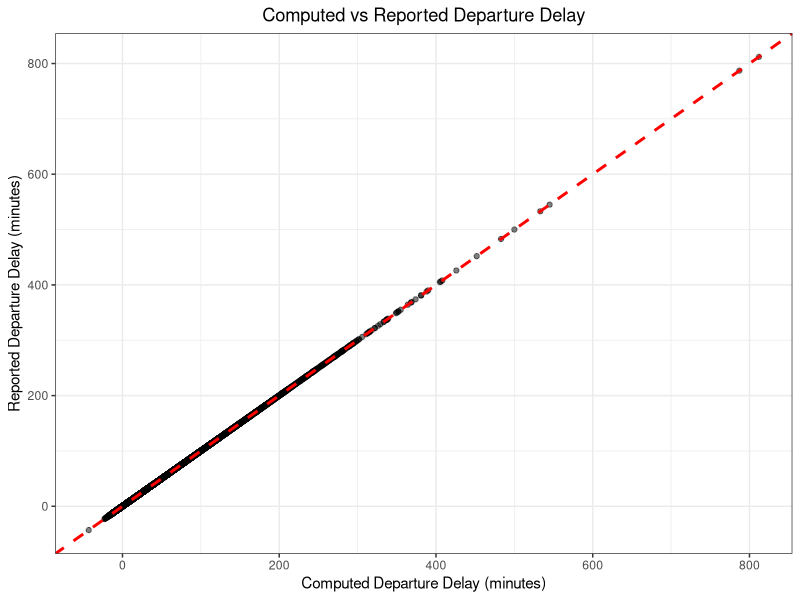
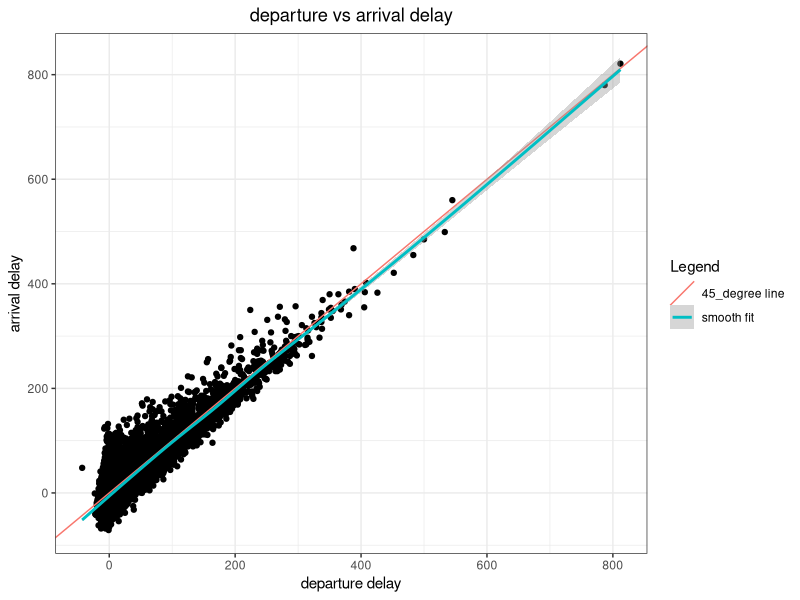
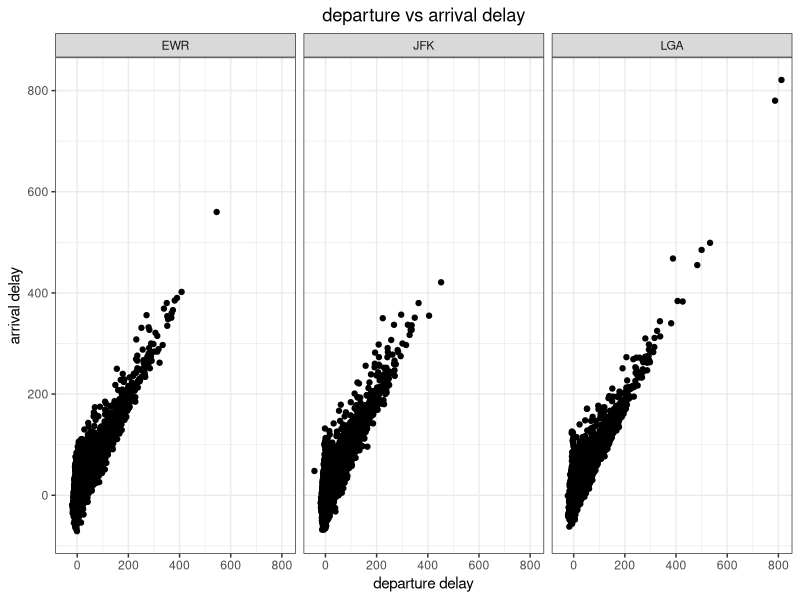
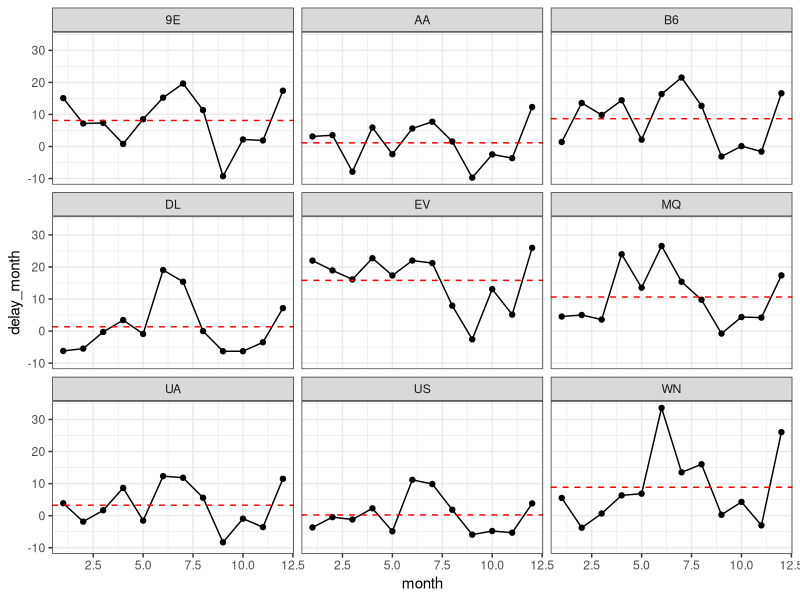

Here is the R script that generated these plots, in order:
## ---- chunk 1
options(scipen = 0, digits = 3) # controls number of significant digits printed
ggplot2::theme_set(ggplot2::theme_bw()) # set ggplot theme
options(warn=-1) # optional, to suppress warnings; comment out if you want to see warnings
## ---- chunk 2
vec1 = rev(seq(0, 200, 13)) # descend the sequence with step as 13
vec1
## ---- chunk 3
# repeat 1 to 25 times given 25 odd numbers between 101 to 149
vec2 = rep(seq(101,149,2), times= seq(1,25))  
vec2
## ---- chunk 4
library(tidyverse)
flight_raw = read_csv("NYCflights13sub.csv")
dim(flight_raw) # It has 33672 rows and 19 columns
flight_raw

# Select numeric/categorical columns
num_col_flight = select(flight_raw, where(is.numeric))
numeric_cols = names(num_col_flight)
cat_cols = setdiff(names(flight_raw), numeric_cols)
print(numeric_cols) # These are numeric columns
print(cat_cols) # These are categorical columns
## ---- chunk 5
# Use drop_na, see documentation: https://tidyr.tidyverse.org/reference/drop_na.html
flights_clean = flight_raw |> drop_na(dep_delay, arr_delay, air_time)
print(flights_clean)

# Calculate number of rows removed
num_row_removed = nrow(flight_raw) - nrow(flights_clean)
print(num_row_removed)
## ---- chunk 6
# use summarize with n() for carrier counts
carrier_counts = flights_clean |> 
  summarize(carrier_counts = n(), .by = carrier) |> 
  arrange(desc(carrier_counts))

print(carrier_counts)

# get main carriers with at least 1000 flights 
main_carriers = carrier_counts |> filter(carrier_counts >= 1000) |> 
                         select(carrier)
print(main_carriers$carrier)
## ---- chunk 7
# Further filter flights_clean for main carrier
num_row_pre_filter = nrow(flights_clean)
flights_clean = flights_clean |> filter(carrier %in% main_carriers$carrier)
num_row_post_filter = nrow(flights_clean)
print(flights_clean)
print(num_row_pre_filter - num_row_post_filter)
## ---- chunk 8
# Check min/max value for dep_time 
min_max_dep_time = flights_clean |> 
  summarize(min_sch_dep = min(sched_dep_time),
            max_sch_dep = max(sched_dep_time),
            min_dep = min(dep_time),
            max_dep = max(dep_time)
  )
print(min_max_dep_time)
## ---- chunk 9
# Get dep_time and sched_dep_time hours and mins
flights_clean = flights_clean |> 
  mutate(
    dep_time_hr = dep_time %/% 100,
    dep_time_min = dep_time %% 100,
    sched_dep_time_hr = sched_dep_time %/% 100,
    sched_dep_time_min = sched_dep_time %% 100
  )


# get dep_delay_computed 
flights_clean = flights_clean |> 
  mutate(
    dep_delay_computed = (dep_time_hr - sched_dep_time_hr) * 60 + 
      dep_time_min - sched_dep_time_min,
    # assume the actual depart cannot be 10 hours before scheduled depart, we add
    # extra day (1440 min) for day difference
    dep_delay_computed = if_else(
      dep_delay_computed < -600, dep_delay_computed + 1440, dep_delay_computed
      )
  )

# get the ggplot 
ggplot(data=flights_clean) + 
  geom_point(mapping = aes(x=dep_delay_computed, y=dep_delay), alpha=0.5) +
  geom_abline(slope = 1, intercept = 0,
              color = "red", linetype = "dashed", linewidth = 1) +
  labs(
    title = "Computed vs Reported Departure Delay",
    x = "Computed Departure Delay (minutes)",
    y = "Reported Departure Delay (minutes)"
  ) + 
  theme(plot.title = element_text(hjust = 0.5))
## ---- chunk 10
ggplot(data=flights_clean, 
       mapping = aes(x=dep_delay, y=arr_delay)) +
  geom_point() + 
  geom_abline(aes(slope = 1, intercept = 0, color="45_degree line")) +
  geom_smooth(aes(color = "smooth fit"))+
  labs(title = "departure vs arrival delay",
       x = "departure delay",
       y = "arrival delay",
       color = "Legend" ) +
  theme(plot.title = element_text(hjust = 0.5))
## ---- chunk 11
ggplot(data=flights_clean, 
       mapping = aes(x=dep_delay, y=arr_delay)) +
  geom_point() + 
  labs(title = "departure vs arrival delay",
       x = "departure delay",
       y = "arrival delay") +
  theme(plot.title = element_text(hjust = 0.5)) + 
  facet_wrap(~origin)
## ---- chunk 12
# Check mean arrival delay time in a month per carrier
delay_aggregate = flights_clean |> 
                  summarize(delay_month = mean(arr_delay),
                            .by = c(month, carrier)
                            )
print(delay_aggregate)

# Check mean arrival delay time in a year per carrier
delay_yr = flights_clean |> 
           summarize(delay_by_year = mean(arr_delay),
                     .by = carrier # since all data are in year 2013
                     )
print(delay_yr)

# Join delay yr to delay_aggregate
delay_aggregate = left_join(delay_aggregate, delay_yr, by="carrier")
print(delay_aggregate)

# Plot the monthly mean arrrive time 
# compute avg carrier delay
carrier_means <- delay_aggregate |>
  summarize(mean_delay = mean(delay_month), .by = carrier)

ggplot(data = delay_aggregate, aes(x = month, y = delay_month)) +
  geom_point() +
  geom_line() +
  facet_wrap(~carrier) + 
  geom_hline(data = carrier_means, aes(yintercept = mean_delay), color = "red", linetype = "dashed")
## ---- chunk 13
# Get efficiency per carreir
efficiency_carrier = flights_clean |>
                     summarize(on_time_rate = sum(arr_delay <= 0) / n(), 
                               mean_dep_delay = mean(
                                 ifelse(dep_delay > 0, dep_delay, 0)
                               ), .by = carrier) |> 
                     mutate(efficiency = on_time_rate / (1 + mean_dep_delay))
                    
                      
print(efficiency_carrier)

# Get top three efficient carriers
print(arrange(efficiency_carrier, desc(efficiency)))
